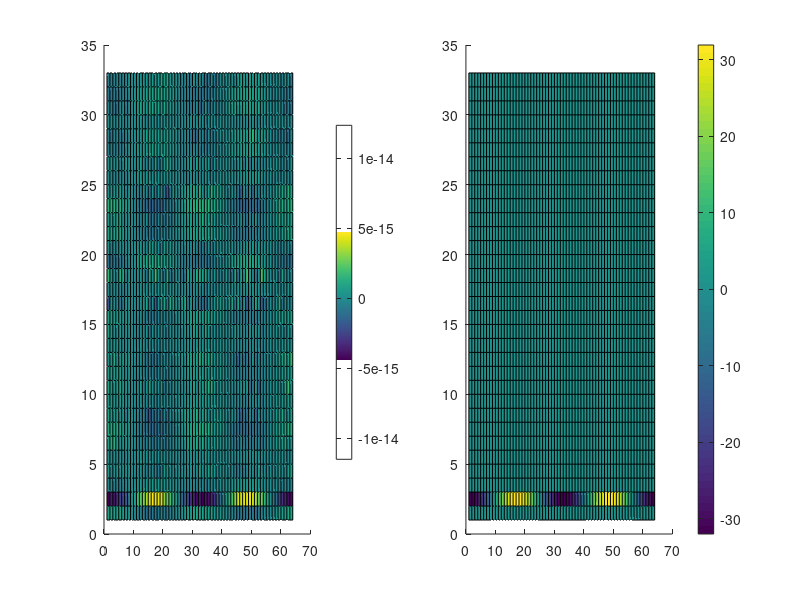
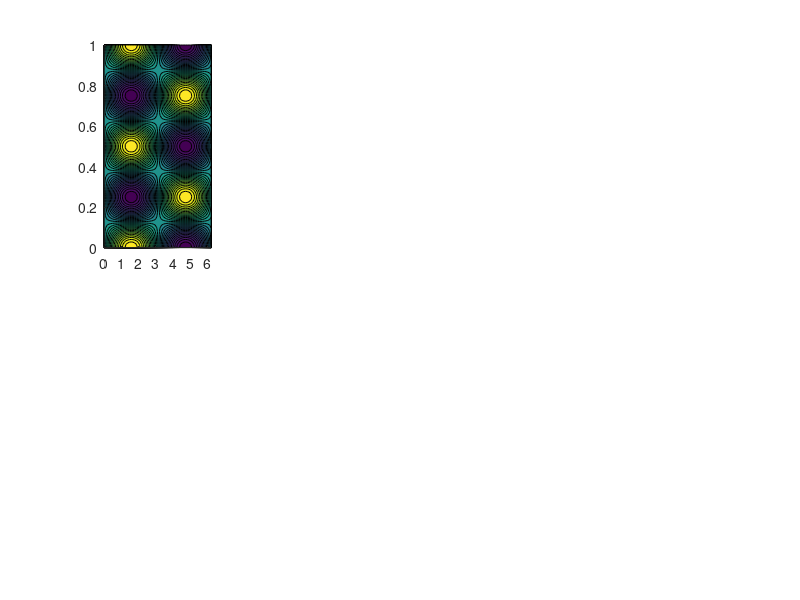

Here is the MATLAB script that generated these plots, in order: (Note: this script raises an error after producing the figures.)
clear; clc; close all

% Parameters
nx = 64;
ny = nx;
Lx = 2*pi;
Ly = 1.0;
dx = Lx / nx;
dy = Ly / (ny - 1);
dyi=1/dy;
x = (0:nx-1)*dx;
y = linspace(0, Ly, ny);

n = 1;
m = 2;

% Exact solution and RHS
A_coef  = -1 / (n^2 + (2*pi*m/Ly)^2);
pext    = zeros(nx, ny);
rhsp    = zeros(nx, ny);
for i = 1:nx
    for j = 1:ny
        pext(i,j) =  A_coef*sin(n*x(i))*cos(2*pi*m*y(j)/Ly);
        rhsp(i,j) =  sin(n*x(i))*cos(2*pi*m*y(j)/Ly);
    end
end

% FFT in x (real-to-complex)
rhspc = fft(rhsp, [], 1);
rhspc = rhspc(1:(nx/2+1), :);  % Keep only positive frequencies

% Wavenumbers and their squares
kx = (0:nx/2) * (2*pi / Lx);
kx2 = kx.^2;

% Preallocate solution
pc = zeros(nx/2+1, ny);


for i = 1:nx/2+1
    % Set up tridiagonal system for each kx
    % The system is: a(j) * pc(i,j-1) + b(j) * pc(i,j) + c(j) * pc(i,j+1) = d(j)
    
    % Initialize diagonals and RHS
    a = zeros(ny,1);
    b = zeros(ny,1);
    c = zeros(ny,1);
    d = zeros(ny,1);
    
    for j = 1:ny
        a(j) =  1.0 * dyi^2;
        b(j) = -2.0 * dyi^2 - kx2(i);
        c(j) =  1.0 * dyi^2;
        d(j) = rhspc(i,j);
    end

    % Neumann BC at j = 1 (bottom)
    b(1) = -2.0 * dyi^2 - kx2(i);
    c(1) =  2.0 * dyi^2;
    a(1) =  0.0;


    % Neumann BC at j = ny (top)
    a(ny) =  2.0 * dyi^2;
    b(ny) = -2.0 * dyi^2 - kx2(i);
    c(ny) =  0.0;


    if i == 1
            b(1) = 1;
            c(1) = 0;
            d(1) = 0;
    end
        % Thomas algorithm (TDMA)
        % Forward sweep
        for j = 2:ny
            factor = a(j) / b(j-1);
            b(j) = b(j) - factor * c(j-1);
            d(j) = d(j) - factor * d(j-1);
        end

        % Back substitution
        sol = zeros(ny,1);
        sol(ny) = d(ny) / b(ny);
        for j = ny-1:-1:1
            sol(j) = (d(j) - c(j) * sol(j+1)) / b(j);
        end

        % Store solution
        for j = 1:ny
            pc(i,j) = sol(j);
            %sol(j)
        end
end

% Reconstruct full spectrum using Hermitian symmetry
p_hat_full = zeros(nx, ny);
p_hat_full(1:nx/2+1, :) = pc;

% Fill in the negative frequencies (complex conjugate symmetry)
for i = 2:nx/2
    p_hat_full(nx - i + 2, :) = conj(pc(i, :));
end


% Inverse FFT
p = real(ifft(p_hat_full, [], 1));


% L2 error ignoring boundaries
l2norm=0.d0;
for i=1:nx
    for j=1:ny	
        err = p(i,j)-pext(i,j);
        l2norm = l2norm + err*err;
    end
end
l2norm=sqrt(l2norm/nx/ny);
disp(['L2 error: ', num2str(l2norm)]);

figure(1)
clf
subplot(1,2,1)
hold on
surf(real(rhspc))
colorbar
hold off

subplot(1,2,2)
hold on
surf(imag(rhspc))
colorbar
hold off

% Plot results from Matlab
figure(3)
subplot(2,4,1)
contourf(x,y,rhsp', 30, 'EdgeColor', 'none');
hold on
title('RHS - Matlab'); 
xlabel('x'); 
ylabel('y');
colorbar
hold off

subplot(2,4,2)
contourf(x, y, p', 30, 'EdgeColor', 'none');
hold on
title('Numerical - Matlab'); 
xlabel('x'); 
ylabel('y');
colorbar
hold off

subplot(2,4,3)
contourf(x, y, pext', 30, 'EdgeColor', 'none');
title('Analytical'); 
xlabel('x'); 
ylabel('y');
colorbar
hold off

subplot(2,4,4)
contourf(x, y, (p-pext)', 30, 'EdgeColor', 'none');
title('Error - Matlab'); 
xlabel('x'); 
ylabel('y');
colorbar
hold off

